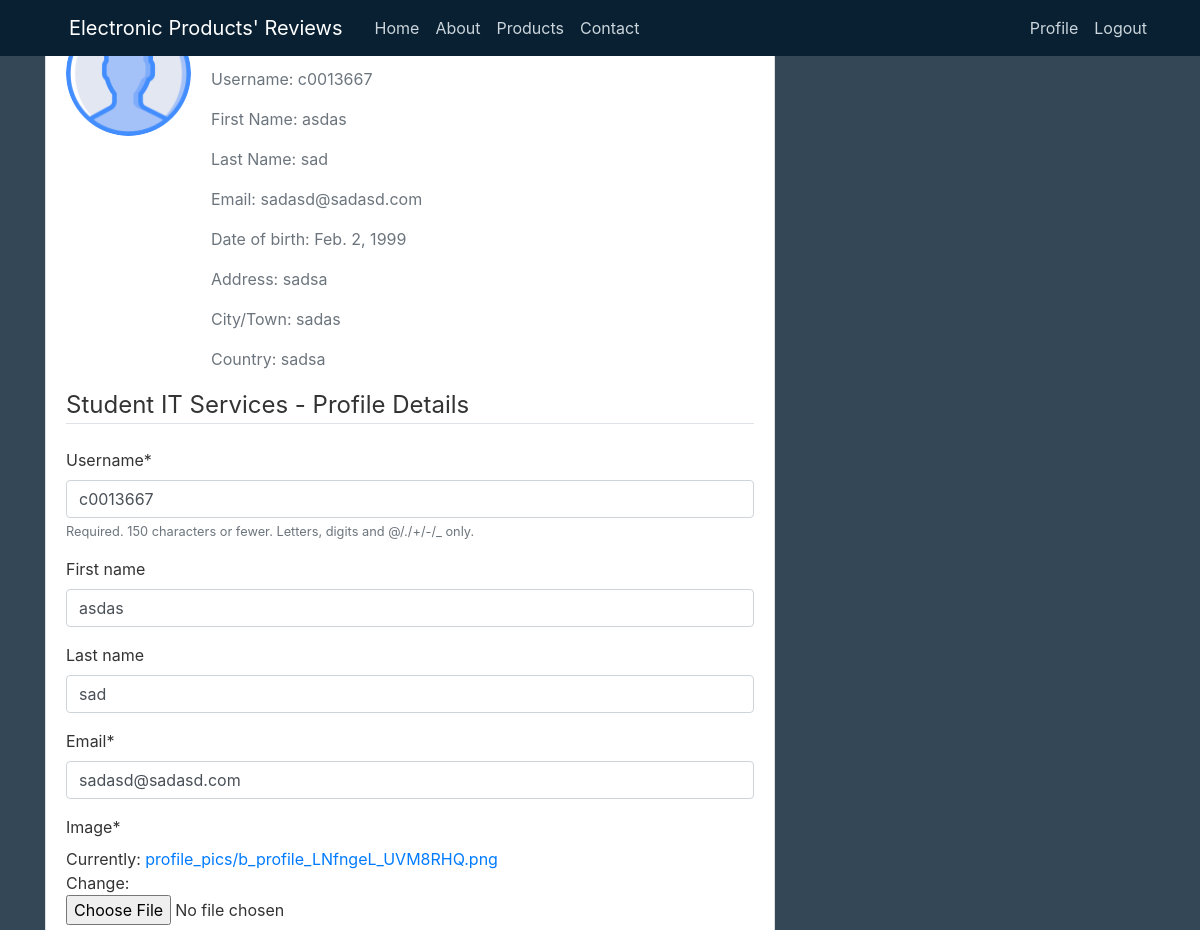
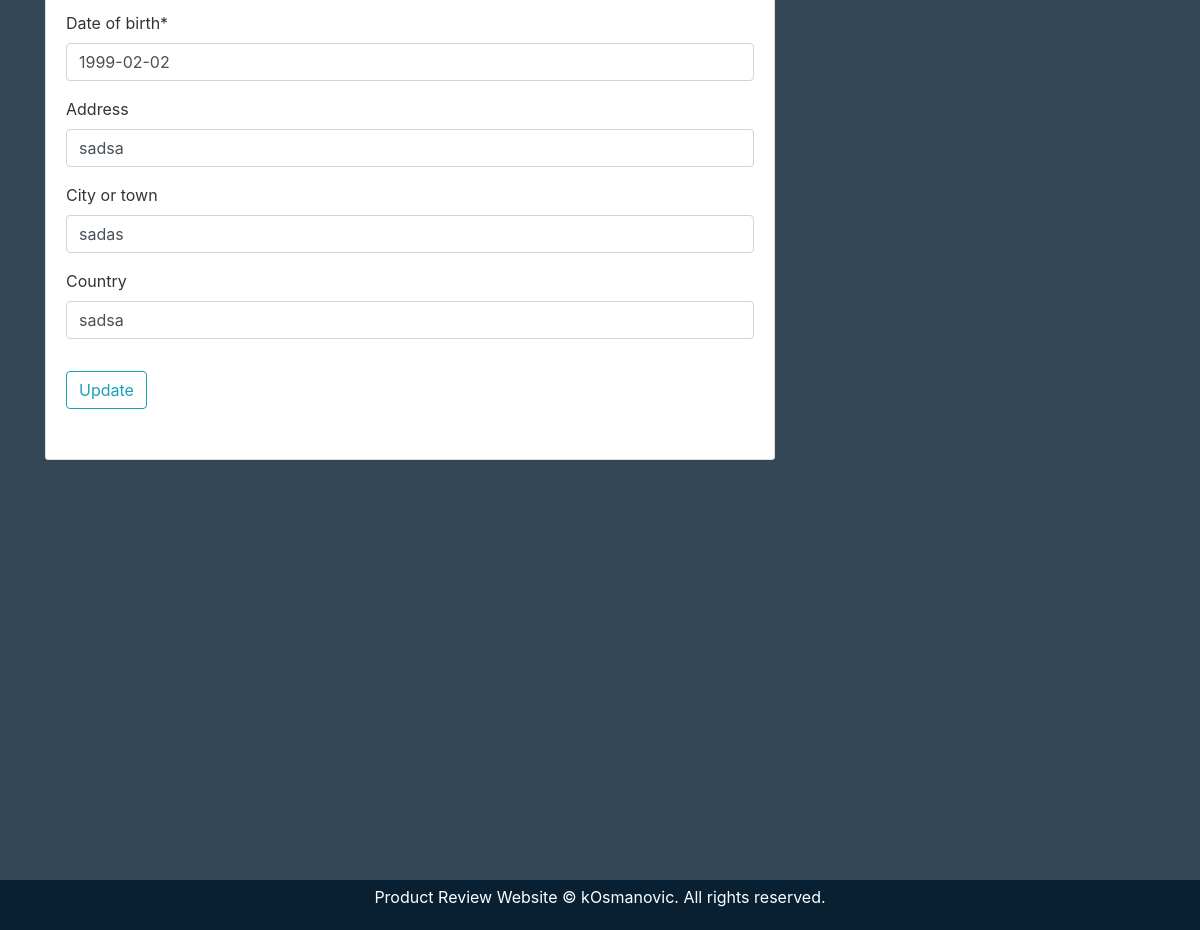
/profile/ (signed in), run on the app's committed database (2 pictures, top to bottom).
### users/models.py (models this page shows)
class Profile(models.Model):
    user = models.OneToOneField(User, on_delete=models.CASCADE)
    image = models.ImageField(default='default.jpg', upload_to='profile_pics')
    date_of_birth = models.DateField(null=True, blank=True)
    address = models.CharField(max_length=20, null=True, blank=True)
    city_or_town = models.CharField(max_length=20, null=True, blank=True)
    country = models.CharField(max_length=20, null=True, blank=True)
    def __str__(self):
        return f'Profile for {self.user.username}'

### users/views.py (the view)
# urls.py: path('profile/', user_views.profile, name='profile'),
@login_required
def profile(request):
    if request.method == 'POST':
        u_form = UserUpdateForm(request.POST, instance=request.user)
        p_form = ProfileUpdateForm(request.POST, request.FILES, instance=request.user.profile)
        if u_form.is_valid and p_form.is_valid:
            u_form.save()
            p_form.save()
            messages.success(request, f'Your account has been successfully updated')
        return redirect('profile')
    else:
        u_form = UserUpdateForm(instance=request.user)
        p_form = ProfileUpdateForm(instance=request.user.profile)
        context = {
        'u_form': u_form,
        'p_form': p_form
        }
        return render(request, 'users/profile.html', context)

### users/forms.py
class UserUpdateForm(forms.ModelForm):
    email = forms.EmailField()
    class Meta:
        model = User
        fields = ['username', 'first_name', 'last_name','email']

class ProfileUpdateForm(forms.ModelForm):
    date_of_birth = forms.DateField()
    class Meta:
        model = Profile
        fields = ['image', 'date_of_birth', 'address', 'city_or_town', 'country']

### users/templates/users/profile.html (shortened to what this page needs)
{% extends "itreporting/base.html" %}
{% load crispy_forms_tags %}
{% block content %}
<div class="content-section">
    <div class="media">
    <p><img class="rounded-circle account-img" src="{{user.profile.image.url}}"></p>
    <div class="media-body">
    <h2 class="account-heading">{{user.profile}}</h2>
    <p class="text-secondary">Username: {{user.username}}</p>
    <p class="text-secondary">First Name: {{user.first_name}}</p>
    <p class="text-secondary">Last Name: {{user.last_name}}</p>
    <p class="text-secondary">Email: {{user.email}}</p>
    <p class="text-secondary">Date of birth: {{user.profile.date_of_birth}}</p>
    <p class="text-secondary">Address: {{user.profile.address}}</p>
    <p class="text-secondary">City/Town: {{user.profile.city_or_town}}</p>
    <p class="text-secondary">Country: {{user.profile.country}}</p>
    </div>
    </div>
    <form method="POST" enctype="multipart/form-data">
        <fieldset class="form-group">
            <legend class="border-bottom mb-4">
                    Student IT Services - Profile Details
            </legend>
            {{ u_form|crispy }}
            {{ p_form|crispy }}
        </fieldset>
        <div class="form-group">
            <button class="btn btn-outline-info mb-4" type="submit">
                Update
            </button>
        </div>
    </form>
   </div>
   <div style="height:200px;">
   </div>
{% endblock content %}

### itreporting/static/css/styles.css (style rules this page uses)
body { background: #fafafa; color: #333333; padding-bottom: 50px; margin: 0; width: 100%; height: 100%; }
h1, h2, h3, h4, h5, h6 { color: #444444; }
.content-section { background: #ffffff; padding: 10px 20px; border: 1px solid #dddddd; border-radius: 3px; margin-bottom: 20px; }
.account-img { height: 125px; width: 125px; margin-right: 20px; margin-bottom: 16px; }
.account-heading { font-size: 2.5rem; }

### data on the page
Profile: date_of_birth "1999-02-02", address "sadsa", city_or_town "sadas", country "sadsa"

### other printed values
{{ user.username }} "c0013667"
{{ user.first_name }} "asdas"
{{ user.last_name }} "sad"
{{ user.email }} "sadasd@sadasd.com"
{{ user.profile.date_of_birth }} "Feb. 2, 1999"
{{ user.profile.address }} "sadsa"
{{ user.profile.city_or_town }} "sadas"
{{ user.profile.country }} "sadsa"
